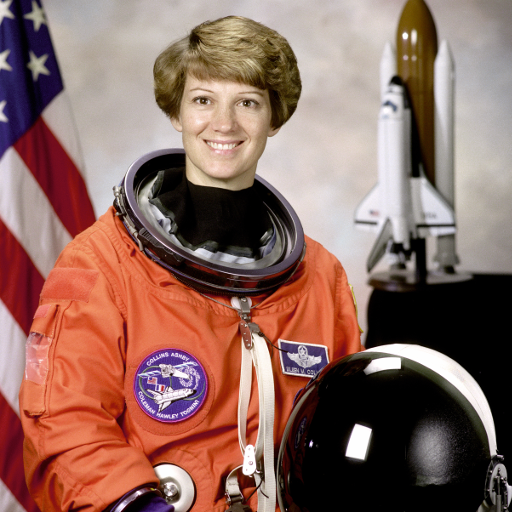
#> input picture skimage.data.astronaut(), 512 x 512 px
$ python main.py
#> lines starting #> are read from the running program, lines starting #| are printed output that depends on the picture
"""项目 07：特征匹配 + 全景拼接"""
from __future__ import annotations

import argparse

import cv2
import matplotlib.pyplot as plt
import numpy as np


def make_demo_pair() -> tuple[np.ndarray, np.ndarray]:
    """把 skimage astronaut 裁为两张 50% 重叠图。"""
    from skimage import data
    img = cv2.cvtColor(data.astronaut(), cv2.COLOR_RGB2BGR)
    h, w = img.shape[:2]
#> h = 512; w = 512
    left = img[:, : int(w * 0.65)]
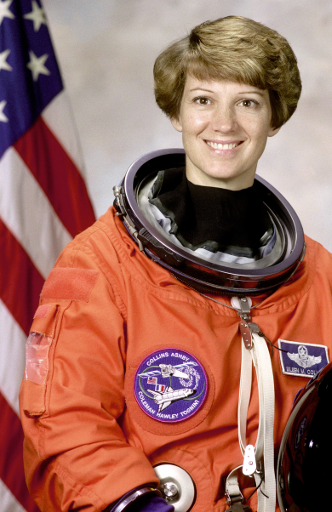
#> left: shape (512, 332, 3); mean B, G, R 94.8, 106.4, 157.3
    right = img[:, int(w * 0.35):]
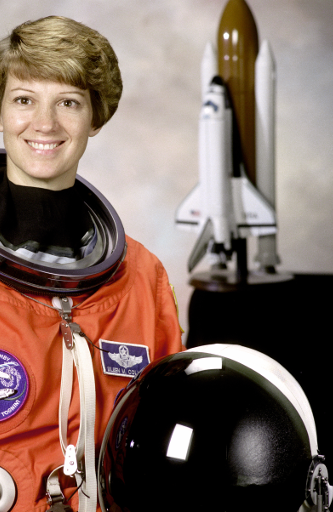
#> right: shape (512, 333, 3); mean B, G, R 96.8, 106.2, 128.4
    return left, right


# ---------- 特征与匹配 ---------- #

def detect(img: np.ndarray, method: str = 'orb'):
    if method.lower() == 'orb':
        det = cv2.ORB_create(2000)
        kp, des = det.detectAndCompute(img, None)
        norm = cv2.NORM_HAMMING
    else:
        det = cv2.SIFT_create(2000)
        kp, des = det.detectAndCompute(img, None)
        norm = cv2.NORM_L2
    return kp, des, norm


def match(des1, des2, norm):
    bf = cv2.BFMatcher(norm, crossCheck=False)
    raw = bf.knnMatch(des1, des2, k=2)
    good = [m for m, n in raw if m.distance < 0.75 * n.distance]
    return good


# ---------- 单应与拼接 ---------- #

def find_H(kp1, kp2, matches):
    src = np.float32([kp1[m.queryIdx].pt for m in matches]).reshape(-1, 1, 2)
    dst = np.float32([kp2[m.trainIdx].pt for m in matches]).reshape(-1, 1, 2)
    H, mask = cv2.findHomography(src, dst, cv2.RANSAC, 5.0)
    return H, mask


def blend_two(left: np.ndarray, right: np.ndarray, method: str = 'orb') -> np.ndarray:
    """left 对齐到 right 坐标系并与之拼接。"""
#> called with method = 'orb'
    g1 = cv2.cvtColor(left, cv2.COLOR_BGR2GRAY)
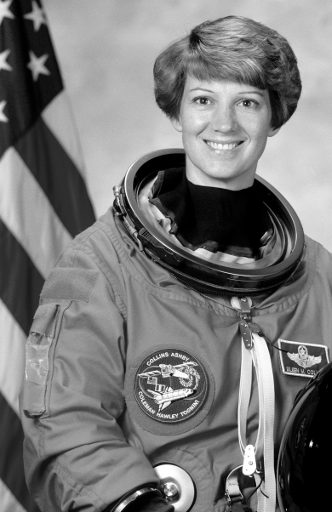
#> g1: shape (512, 332); min 0, max 255, mean 120.3
    g2 = cv2.cvtColor(right, cv2.COLOR_BGR2GRAY)
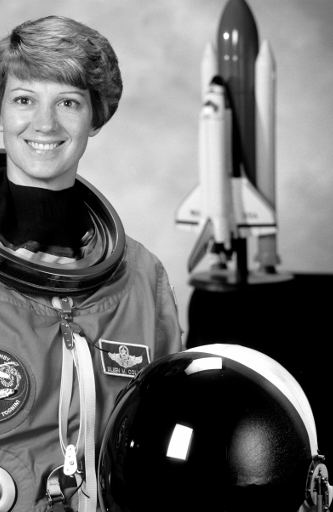
#> g2: shape (512, 333); min 0, max 255, mean 111.8
    kp1, des1, norm = detect(g1, method)
#> in detect, `kp, des = det.detectAndCompute(img, None)`: kp = 1906 keypoints; strongest (x, y, size): (190, 391, 31), (252, 475, 31), (254, 472, 31), (241, 468, 31)
#> kp1 has the same summary as kp in detect; norm = 6
    kp2, des2, _ = detect(g2, method)
#> in detect (call 2), `kp, des = det.detectAndCompute(img, None)`: kp = 1825 keypoints; strongest (x, y, size): (178, 425, 53.6), (220, 367, 31), (177, 426, 77.1), (191, 430, 31)
#> kp2 has the same summary as kp in detect
    good = match(des1, des2, norm)
#> in match, `raw = bf.knnMatch(des1, des2, k=2)`: raw = 1906 matches
#> in match, `good = [m for m, n in raw if m.distance < 0.75 * n.distance]`: good = 411 matches
#> good = 411 matches
    print(f'{len(good)} good matches')
#| 411 good matches
    if len(good) < 10:
        raise RuntimeError('not enough matches')
    H, mask = find_H(kp1, kp2, good)
#> in find_H, `src = np.float32([kp1[m.queryIdx].pt for m in matches]).reshape(-1, 1,..`: src = 411 rows, first 8: [260, 479], [262, 247], [263, 478], [235, 478], [249, 321], [250, 476], [231, 476], [228, 476]
#> in find_H, `dst = np.float32([kp2[m.trainIdx].pt for m in matches]).reshape(-1, 1,..`: dst = 411 rows, first 8: [81, 479], [83, 247], [84, 478], [56, 478], [70, 321], [71, 476], [52, 476], [49, 476]
#> in find_H, `H, mask = cv2.findHomography(src, dst, cv2.RANSAC, 5.0)`: H = [[1.01, -0.000361, -180.5], [0.00667, 1, -1.52], [2.37e-05, -1.69e-06, 1]]; mask = 411 values, max 1 at index 0, min 0 at index 42, mean 0.973

    # 可视化匹配
#> (the run stopped early here; a loop or call above may not have finished)
